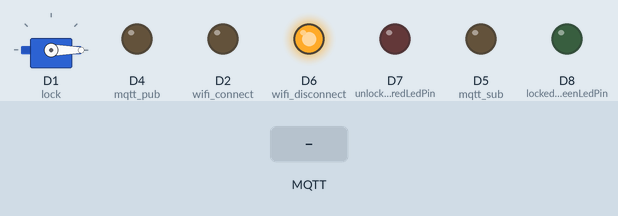
A sketch run on a simulated ESP8266 (NodeMCU). Parts: servo, output pins drawn as LEDs (lit = HIGH). Inputs (shaded band) come from the test bench. WiFi joins after 1.5 s; servers stay silent unless stated; a WiFi scan finds three made-up networks; no MQTT or app messages arrive unless stated; what the sketch prints to the serial monitor is not drawn.

Above: at 8.4 s.
8.5 s: MQTT message "lock" arrives on the first subscribed topic
At 10.7 s:
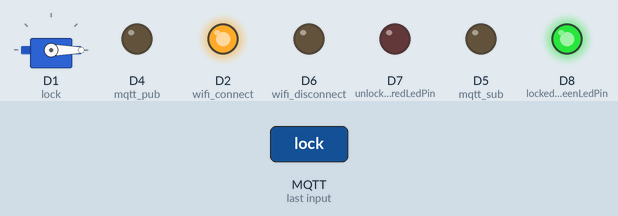
11.4 s: MQTT message "unlock" arrives on the first subscribed topic
At 13.6 s:
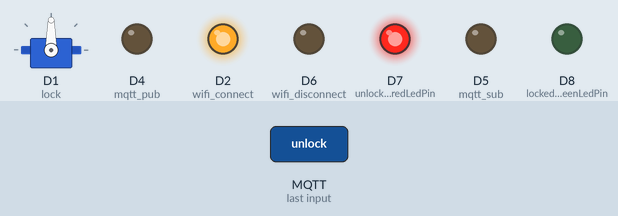
13.9 s: MQTT message "1" arrives on the first subscribed topic
At 14.3 s:
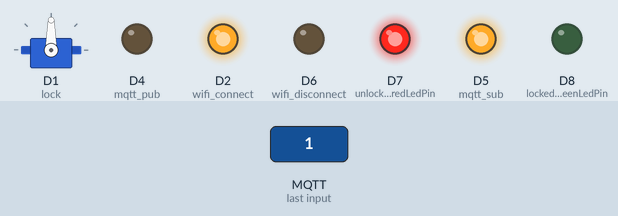
15.9 s: MQTT message "lock" arrives on the first subscribed topic
At 16.8 s:
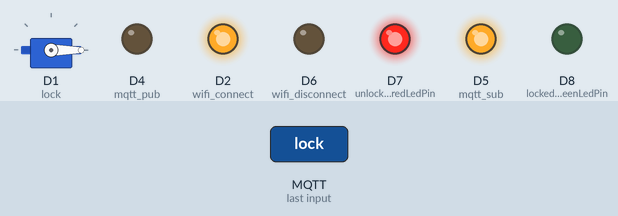
18.4 s: MQTT message "unlock" arrives on the first subscribed topic
At 18.8 s:
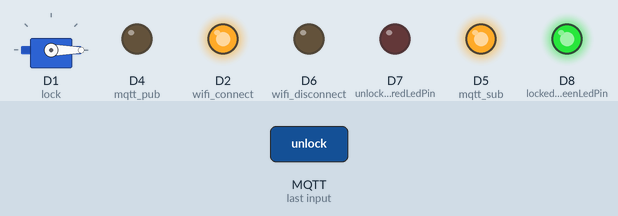
Timing chart, 0 to 21.7 s (numbered marks = the images above; inputs shaded):
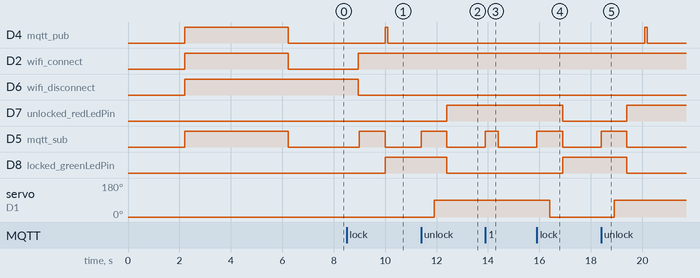

Measured:
- after the input at 8.5 s, D7 (unlocked_redLedPin): stays LOW (without the input it goes to HIGH after 0.50 s); D5 (mqtt_sub): LOW → HIGH after 0.50 s, → LOW 1.0 s later; D8 (locked_greenLedPin): LOW → HIGH after 1.5 s
- after the input at 11.4 s, D7 (unlocked_redLedPin): LOW → HIGH after 1.0 s; D5 (mqtt_sub): LOW → HIGH at once, → LOW 1.0 s later; D8 (locked_greenLedPin): HIGH → LOW after 1.0 s; servo on D1 (lock): 0° → 90° after 0.50 s
- after the input at 13.9 s, D5 (mqtt_sub): LOW → HIGH at once, → LOW 0.50 s later
- after the input at 15.9 s, D7 (unlocked_redLedPin): HIGH → LOW after 1.0 s; D5 (mqtt_sub): LOW → HIGH at once, → LOW 1.0 s later; D8 (locked_greenLedPin): LOW → HIGH after 1.0 s; servo on D1 (lock): 90° → 0° after 0.50 s
- after the input at 18.4 s, D7 (unlocked_redLedPin): LOW → HIGH after 1.0 s; D5 (mqtt_sub): LOW → HIGH at once, → LOW 1.0 s later; D8 (locked_greenLedPin): HIGH → LOW after 1.0 s; servo on D1 (lock): 0° → 90° after 0.50 s

The sketch:

sketch_jul8b.ino
```cpp
// 🔴 Board Select: NodeMCU 1.0 (ESP-12E Module)

#include <ESP8266WiFi.h>
#include <Servo.h>
#include <PubSubClient.h>
#include <ArduinoJson.h>

// === GPIO Pins ===
const int wifi_connect = 4;   // D2
const int wifi_disconnect = 12; // D6
const int mqtt_pub = 2;       // D4
const int mqtt_sub = 14;      // D5

// === Wi-Fi Credentials ===
//const char* ssid = "AvaPardaz";
//const char* password = "00148615501371";

const char* ssid = "Galaxy A30sD1CD";
const char* password = "dtjp9767";

// === MQTT Settings ===
const char* mqtt_server = "89.219.240.178";
const int mqtt_port = 1883;
int ID = 0; // or "1" for the second board
String clientId = "ESP8266Client-" + String(ID); // ID should be 1 or 2
//String mqtt_sub_topic = "test/truck/" + String(ID) + "/command/lock";
//String mqtt_pub_topic = "test/truck/" + String(ID) + "/data";

String mqtt_sub_topic = "test/truck/" + String(ID) + "/command/lock";
String mqtt_pub_topic = "test/web";

WiFiClient espClient;
PubSubClient client(espClient);
Servo lock;

// === GPS Waypoints ===
struct Waypoint {
  float lat;
  float lon;
};

Waypoint gpsWaypoints[] = {
  {35.76806173848087, 51.472052385284385},
  {35.776215087404076, 51.47687022102022},
  {35.78583656563752,  51.496075477693886},
  {35.77133987830734,  51.55277661222864},
  {35.74344126742332,  51.60691473941928},
  {35.7318862633797,   51.65330033204657},
  {35.75754248811002,  51.695968502049816},
  {35.74865194556357,  51.7390510916154},
  {35.74444296101705,  51.78625999255578},
  {35.733611261589814, 51.814824413343544},
  {35.72882044155193,  51.82530635818381}
};
const int totalWaypoints = sizeof(gpsWaypoints) / sizeof(gpsWaypoints[0]);

unsigned long lastPublishTime = 0;
int currentWaypointIndex = 0;

// === Pin Assignments ===
const int locked_greenLedPin = D8;  // Green LED for LOCK
const int unlocked_redLedPin = D7;    // Red LED for UNLOCK

// === Status Variables ===
String lock_status = "unlock";  // Initial state


String* scan_available_networks(int& count) {
  Serial.println("Scanning for available WiFi networks...");

  count = WiFi.scanNetworks();
  Serial.println("Scan complete");

  if (count <= 0) {
    Serial.println("No networks found");
    return nullptr;
  }

  String* ssidList = new String[count];

  for (int i = 0; i < count; ++i) {
    ssidList[i] = WiFi.SSID(i);

    Serial.print(i + 1);
    Serial.print(": ");
    Serial.print(ssidList[i]);
    Serial.print(" RSSI: (");
    Serial.print(WiFi.RSSI(i));
    Serial.print(") MAC:");
    Serial.print(WiFi.BSSIDstr(i));
    Serial.println((WiFi.encryptionType(i) == ENC_TYPE_NONE) ? " Unsecured" : " Secured");
    delay(10);
  }

  Serial.println();
  return ssidList;
}

void connect_to_wifi(){
  //  Try connecting to WiFi
  Serial.printf("\nConnecting to %s\n", ssid);
  WiFi.begin(ssid, password);

  int maxAttempts = 20;
  while (WiFi.status() != WL_CONNECTED && maxAttempts-- > 0) {
    delay(500);
    Serial.print(".");
  }

  if (WiFi.status() == WL_CONNECTED) {
    Serial.println("\nWiFi connected!");
    Serial.print("IP address: ");
    Serial.println(WiFi.localIP());
    // 🌐 Test internet access
    WiFiClient client;
    const char* host = "google.com"; // You can also try "google.com"

    Serial.print("Connecting to ");
    Serial.println(host);

    if (client.connect(host, 80)) {
      Serial.println("Internet access OK! 🟢");
      digitalWrite(wifi_connect, HIGH);
      digitalWrite(wifi_disconnect, LOW);
      client.stop();
    } else {
      Serial.println("Cannot reach host. Internet access might be down. 🔴");
      digitalWrite(wifi_connect, LOW);
      digitalWrite(wifi_disconnect, HIGH);
    }

  } else {
    Serial.println("\nFailed to connect to WiFi");
  }
}

bool isSSIDAvailable(const char* ssid, String* networks, int networkCount) {
  for (int i = 0; i < networkCount; ++i) {
    if (String(ssid) == networks[i]) {
      Serial.printf("Found '%s' in the available networks\n", ssid);
      return true;
    }
  }

  Serial.printf("'%s' is not available\n", ssid);
  return false;
}

// === MQTT Callback ===
void callback(char* topic, byte* payload, unsigned int length) {
  Serial.print("Message arrived on topic: ");
  Serial.println(topic);

  String message;
  for (unsigned int i = 0; i < length; i++) {
    message += (char)payload[i];
  }

  Serial.print("Payload: ");
  Serial.println(message);

  // Flash mqtt_sub LED
  digitalWrite(mqtt_sub, HIGH);
  delay(500);
  digitalWrite(mqtt_sub, LOW);

  // Optional: control servo with message
  if (message == "lock") {
    digitalWrite(mqtt_sub, HIGH);
    lock_status = "lock";
    lock.write(0);
    delay(500);
  } else if (message == "unlock") {
    digitalWrite(mqtt_sub, HIGH);
    lock_status = "unlock";
    lock.write(90);
    delay(500);
  }
  digitalWrite(mqtt_sub, LOW);
}

// === MQTT Connection ===
void connect_to_MQTT() {
  client.setServer(mqtt_server, mqtt_port);
  client.setCallback(callback);

  while (!client.connected()) {
    Serial.print("Connecting to MQTT broker...");
    if (client.connect(clientId.c_str())) {
      Serial.println("connected!");
//      client.subscribe(mqtt_sub_topic);
      client.subscribe(mqtt_sub_topic.c_str());
      Serial.printf("Subscribed to: %s\n", mqtt_sub_topic);
    } else {
      Serial.print("failed, rc=");
      Serial.print(client.state());
      Serial.println(" retrying in 5 seconds");
      delay(5000);
    }
  }
}


void setup() {
  Serial.begin(115200);
  delay(100);

  pinMode(wifi_connect, OUTPUT);
  pinMode(wifi_disconnect, OUTPUT);
  pinMode(mqtt_pub, OUTPUT);
  pinMode(mqtt_sub, OUTPUT);
  pinMode(locked_greenLedPin, OUTPUT);
  pinMode(unlocked_redLedPin, OUTPUT);

  WiFi.mode(WIFI_STA);
  WiFi.disconnect();  // Start fresh
  delay(100);


  int networkCount = WiFi.scanNetworks();

  digitalWrite(wifi_connect, HIGH);
  digitalWrite(wifi_disconnect, HIGH);
  digitalWrite(mqtt_pub, HIGH);
  digitalWrite(mqtt_sub, HIGH);
  delay(2000);

  String* networks = scan_available_networks(networkCount);

  digitalWrite(wifi_connect, LOW);
  digitalWrite(wifi_disconnect, LOW);
  digitalWrite(mqtt_pub, LOW);
  digitalWrite(mqtt_sub, LOW);

  if (isSSIDAvailable(ssid, networks, networkCount)) {
    connect_to_wifi();
  } else {
    digitalWrite(wifi_connect, LOW);
    digitalWrite(wifi_disconnect, HIGH);
    Serial.printf("Could not connect, The '%s' network does not exists in the available networks\n", ssid);
    Serial.println("Please check the SSID or move closer to the access point.");
  }

  lock.attach(5);  // attaches the servo on GIO5 D1 to the servo object
  lock.write(0);
  delay(1000);


}

void loop() {
  // Reconnect WiFi if needed
  if (WiFi.status() != WL_CONNECTED) {
    digitalWrite(wifi_connect, LOW);
    digitalWrite(wifi_disconnect, HIGH);
    Serial.println("WiFi lost! Reconnecting...");
    connect_to_wifi();
    return;
  }

  // Maintain MQTT connection
  if (!client.connected()) {
    connect_to_MQTT();
  }

  client.loop();

  // Publish GPS data every 10 seconds
  if (millis() - lastPublishTime >= 10000 && client.connected()) {
    if (currentWaypointIndex < totalWaypoints) {
      StaticJsonDocument<128> doc;
      doc["lat"] = gpsWaypoints[currentWaypointIndex].lat;
      doc["lon"] = gpsWaypoints[currentWaypointIndex].lon;

      char payload[128];
      serializeJson(doc, payload);

      client.publish(mqtt_pub_topic.c_str(), payload);

      Serial.print("Published waypoint ");
      Serial.print(currentWaypointIndex + 1);
      Serial.print(": ");
      Serial.println(payload);

      digitalWrite(mqtt_pub, HIGH);
      delay(100);
      digitalWrite(mqtt_pub, LOW);

      currentWaypointIndex++;
      lastPublishTime = millis();
      if (currentWaypointIndex >= totalWaypoints){
        currentWaypointIndex = 0;
      }
    }
  }

  // Control LEDs based on lock_status
  if (lock_status == "lock") {
    digitalWrite(locked_greenLedPin, HIGH);  // Green ON
    digitalWrite(unlocked_redLedPin, LOW);     // Red OFF
  } else if (lock_status == "unlock") {
    digitalWrite(locked_greenLedPin, LOW);   // Green OFF
    digitalWrite(unlocked_redLedPin, HIGH);    // Red ON
  }

}
```
